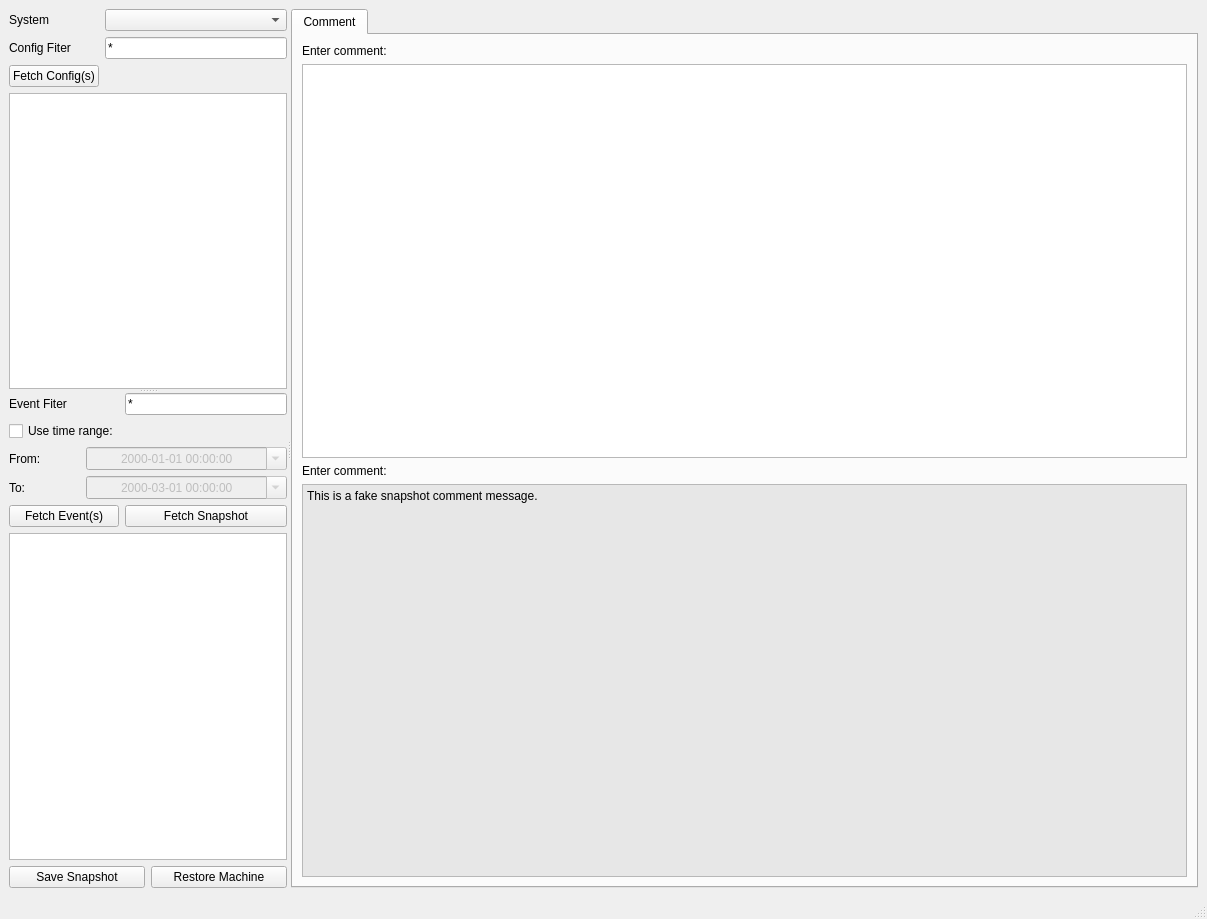
<?xml version="1.0" encoding="UTF-8"?>
<ui version="4.0">
 <class>masar</class>
 <widget class="QMainWindow" name="masar">
  <property name="geometry">
   <rect>
    <x>0</x>
    <y>0</y>
    <width>1207</width>
    <height>919</height>
   </rect>
  </property>
  <property name="windowTitle">
   <string>MASAR Viewer</string>
  </property>
  <widget class="QWidget" name="mainwidget">
   <layout class="QVBoxLayout" name="verticalLayout_4">
    <item>
     <widget class="QSplitter" name="mainSplitter">
      <property name="sizePolicy">
       <sizepolicy hsizetype="Expanding" vsizetype="Preferred">
        <horstretch>0</horstretch>
        <verstretch>0</verstretch>
       </sizepolicy>
      </property>
      <property name="orientation">
       <enum>Qt::Horizontal</enum>
      </property>
      <widget class="QSplitter" name="configEventSplitter">
       <property name="sizePolicy">
        <sizepolicy hsizetype="Preferred" vsizetype="Expanding">
         <horstretch>1</horstretch>
         <verstretch>0</verstretch>
        </sizepolicy>
       </property>
       <property name="orientation">
        <enum>Qt::Vertical</enum>
       </property>
       <widget class="QWidget" name="layoutWidget">
        <layout class="QVBoxLayout" name="configVerticalLayout">
         <item>
          <layout class="QGridLayout" name="configGridLayout">
           <item row="0" column="0">
            <widget class="QLabel" name="systemLabel">
             <property name="text">
              <string>System</string>
             </property>
            </widget>
           </item>
           <item row="0" column="1">
            <widget class="QComboBox" name="systemCombox">
             <property name="currentIndex">
              <number>-1</number>
             </property>
            </widget>
           </item>
           <item row="1" column="0">
            <widget class="QLabel" name="configFilterLabel">
             <property name="text">
              <string>Config Fiter</string>
             </property>
            </widget>
           </item>
           <item row="1" column="1">
            <widget class="QLineEdit" name="configFilterLineEdit">
             <property name="text">
              <string>*</string>
             </property>
            </widget>
           </item>
           <item row="2" column="0">
            <widget class="QPushButton" name="fetchConfigButton">
             <property name="text">
              <string>Fetch Config(s)</string>
             </property>
            </widget>
           </item>
           <item row="3" column="0" colspan="2">
            <widget class="QTableWidget" name="configTableWidget">
             <property name="selectionMode">
              <enum>QAbstractItemView::ExtendedSelection</enum>
             </property>
             <property name="selectionBehavior">
              <enum>QAbstractItemView::SelectRows</enum>
             </property>
             <property name="sortingEnabled">
              <bool>true</bool>
             </property>
            </widget>
           </item>
          </layout>
         </item>
        </layout>
       </widget>
       <widget class="QWidget" name="layoutWidget">
        <layout class="QVBoxLayout" name="eventVerticalLayout">
         <item>
          <layout class="QGridLayout" name="eventGridLayout">
           <item row="0" column="0" colspan="3">
            <widget class="QLabel" name="eventFilterLabel">
             <property name="text">
              <string>Event Fiter</string>
             </property>
            </widget>
           </item>
           <item row="0" column="3">
            <widget class="QLineEdit" name="eventFilterLineEdit">
             <property name="text">
              <string>*</string>
             </property>
            </widget>
           </item>
           <item row="1" column="0" colspan="3">
            <widget class="QCheckBox" name="timeRangeCheckBox">
             <property name="text">
              <string>Use time range:</string>
             </property>
            </widget>
           </item>
           <item row="2" column="0">
            <widget class="QLabel" name="eventStartLabel">
             <property name="text">
              <string>From:</string>
             </property>
            </widget>
           </item>
           <item row="2" column="2" colspan="2">
            <widget class="QDateTimeEdit" name="eventStartDateTime">
             <property name="enabled">
              <bool>false</bool>
             </property>
             <property name="alignment">
              <set>Qt::AlignCenter</set>
             </property>
             <property name="readOnly">
              <bool>false</bool>
             </property>
             <property name="displayFormat">
              <string>yyyy-MM-dd hh:mm:ss</string>
             </property>
             <property name="calendarPopup">
              <bool>true</bool>
             </property>
            </widget>
           </item>
           <item row="3" column="0">
            <widget class="QLabel" name="eventEndLabel">
             <property name="text">
              <string>To:</string>
             </property>
            </widget>
           </item>
           <item row="4" column="0" colspan="3">
            <widget class="QPushButton" name="fetchEventButton">
             <property name="text">
              <string>Fetch Event(s)</string>
             </property>
            </widget>
           </item>
           <item row="3" column="2" colspan="2">
            <widget class="QDateTimeEdit" name="eventEndDateTime">
             <property name="enabled">
              <bool>false</bool>
             </property>
             <property name="alignment">
              <set>Qt::AlignCenter</set>
             </property>
             <property name="readOnly">
              <bool>false</bool>
             </property>
             <property name="dateTime">
              <datetime>
               <hour>0</hour>
               <minute>0</minute>
               <second>0</second>
               <year>2000</year>
               <month>3</month>
               <day>1</day>
              </datetime>
             </property>
             <property name="displayFormat">
              <string>yyyy-MM-dd hh:mm:ss</string>
             </property>
             <property name="calendarPopup">
              <bool>true</bool>
             </property>
            </widget>
           </item>
           <item row="4" column="3">
            <widget class="QPushButton" name="fetchSnapshotButton">
             <property name="text">
              <string>Fetch Snapshot</string>
             </property>
            </widget>
           </item>
          </layout>
         </item>
         <item>
          <widget class="QTableWidget" name="eventTableWidget">
           <property name="selectionMode">
            <enum>QAbstractItemView::ExtendedSelection</enum>
           </property>
           <property name="selectionBehavior">
            <enum>QAbstractItemView::SelectRows</enum>
           </property>
           <property name="sortingEnabled">
            <bool>true</bool>
           </property>
          </widget>
         </item>
         <item>
          <layout class="QHBoxLayout" name="snapshotHorizontalLayout">
           <item>
            <widget class="QPushButton" name="saveSnapshotButton">
             <property name="text">
              <string>Save Snapshot</string>
             </property>
            </widget>
           </item>
           <item>
            <widget class="QPushButton" name="restoreMachineButton">
             <property name="text">
              <string>Restore Machine</string>
             </property>
            </widget>
           </item>
          </layout>
         </item>
        </layout>
       </widget>
      </widget>
      <widget class="QTabWidget" name="snapshotTabWidget">
       <property name="sizePolicy">
        <sizepolicy hsizetype="Expanding" vsizetype="Expanding">
         <horstretch>3</horstretch>
         <verstretch>0</verstretch>
        </sizepolicy>
       </property>
       <property name="currentIndex">
        <number>0</number>
       </property>
       <widget class="QWidget" name="commentTab">
        <attribute name="title">
         <string>Comment</string>
        </attribute>
        <layout class="QVBoxLayout" name="commentTabWindowLayout">
         <item>
          <widget class="QLabel" name="commentInputLabel">
           <property name="text">
            <string>Enter comment:</string>
           </property>
          </widget>
         </item>
         <item>
          <widget class="QPlainTextEdit" name="commentInputTextEdit"/>
         </item>
         <item>
          <widget class="QLabel" name="currentCommentLabel">
           <property name="text">
            <string>Enter comment:</string>
           </property>
          </widget>
         </item>
         <item>
          <widget class="QPlainTextEdit" name="currentCommentText">
           <property name="palette">
            <palette>
             <active>
              <colorrole role="Base">
               <brush brushstyle="SolidPattern">
                <color alpha="255">
                 <red>231</red>
                 <green>231</green>
                 <blue>231</blue>
                </color>
               </brush>
              </colorrole>
             </active>
             <inactive>
              <colorrole role="Base">
               <brush brushstyle="SolidPattern">
                <color alpha="255">
                 <red>231</red>
                 <green>231</green>
                 <blue>231</blue>
                </color>
               </brush>
              </colorrole>
             </inactive>
             <disabled>
              <colorrole role="Base">
               <brush brushstyle="SolidPattern">
                <color alpha="255">
                 <red>255</red>
                 <green>255</green>
                 <blue>255</blue>
                </color>
               </brush>
              </colorrole>
             </disabled>
            </palette>
           </property>
           <property name="autoFillBackground">
            <bool>true</bool>
           </property>
           <property name="readOnly">
            <bool>true</bool>
           </property>
           <property name="plainText">
            <string>This is a fake snapshot comment message.</string>
           </property>
           <property name="backgroundVisible">
            <bool>false</bool>
           </property>
          </widget>
         </item>
        </layout>
       </widget>
      </widget>
     </widget>
    </item>
   </layout>
  </widget>
  <widget class="QMenuBar" name="menubar">
   <property name="geometry">
    <rect>
     <x>0</x>
     <y>0</y>
     <width>1207</width>
     <height>22</height>
    </rect>
   </property>
  </widget>
  <widget class="QStatusBar" name="statusbar"/>
 </widget>
 <resources/>
 <connections>
  <connection>
   <sender>systemCombox</sender>
   <signal>currentIndexChanged(QString)</signal>
   <receiver>masar</receiver>
   <slot>systemComboxChanged(QString)</slot>
   <hints>
    <hint type="sourcelabel">
     <x>20</x>
     <y>20</y>
    </hint>
    <hint type="destinationlabel">
     <x>20</x>
     <y>20</y>
    </hint>
   </hints>
  </connection>
  <connection>
   <sender>configFilterLineEdit</sender>
   <signal>returnPressed()</signal>
   <receiver>masar</receiver>
   <slot>configFilterChanged()</slot>
   <hints>
    <hint type="sourcelabel">
     <x>20</x>
     <y>20</y>
    </hint>
    <hint type="destinationlabel">
     <x>20</x>
     <y>20</y>
    </hint>
   </hints>
  </connection>
  <connection>
   <sender>fetchConfigButton</sender>
   <signal>clicked()</signal>
   <receiver>masar</receiver>
   <slot>fetchConfigAction()</slot>
   <hints>
    <hint type="sourcelabel">
     <x>20</x>
     <y>20</y>
    </hint>
    <hint type="destinationlabel">
     <x>20</x>
     <y>20</y>
    </hint>
   </hints>
  </connection>
  <connection>
   <sender>saveSnapshotButton</sender>
   <signal>clicked()</signal>
   <receiver>masar</receiver>
   <slot>saveSnapshotAction()</slot>
   <hints>
    <hint type="sourcelabel">
     <x>20</x>
     <y>20</y>
    </hint>
    <hint type="destinationlabel">
     <x>20</x>
     <y>20</y>
    </hint>
   </hints>
  </connection>
  <connection>
   <sender>eventFilterLineEdit</sender>
   <signal>returnPressed()</signal>
   <receiver>masar</receiver>
   <slot>eventFilterChanged()</slot>
   <hints>
    <hint type="sourcelabel">
     <x>20</x>
     <y>20</y>
    </hint>
    <hint type="destinationlabel">
     <x>20</x>
     <y>20</y>
    </hint>
   </hints>
  </connection>
  <connection>
   <sender>timeRangeCheckBox</sender>
   <signal>stateChanged(int)</signal>
   <receiver>masar</receiver>
   <slot>useTimeRange()</slot>
   <hints>
    <hint type="sourcelabel">
     <x>20</x>
     <y>20</y>
    </hint>
    <hint type="destinationlabel">
     <x>20</x>
     <y>20</y>
    </hint>
   </hints>
  </connection>
  <connection>
   <sender>fetchEventButton</sender>
   <signal>clicked(void)</signal>
   <receiver>masar</receiver>
   <slot>fetchEventAction()</slot>
   <hints>
    <hint type="sourcelabel">
     <x>20</x>
     <y>20</y>
    </hint>
    <hint type="destinationlabel">
     <x>20</x>
     <y>20</y>
    </hint>
   </hints>
  </connection>
  <connection>
   <sender>fetchSnapshotButton</sender>
   <signal>clicked(void)</signal>
   <receiver>masar</receiver>
   <slot>retrieveSnapshot()</slot>
   <hints>
    <hint type="sourcelabel">
     <x>20</x>
     <y>20</y>
    </hint>
    <hint type="destinationlabel">
     <x>20</x>
     <y>20</y>
    </hint>
   </hints>
  </connection>
  <connection>
   <sender>restoreMachineButton</sender>
   <signal>clicked(void)</signal>
   <receiver>masar</receiver>
   <slot>restoreSnapshotAction()</slot>
   <hints>
    <hint type="sourcelabel">
     <x>20</x>
     <y>20</y>
    </hint>
    <hint type="destinationlabel">
     <x>20</x>
     <y>20</y>
    </hint>
   </hints>
  </connection>
 </connections>
 <slots>
  <slot>systemComboxChanged(QString)</slot>
  <slot>configFilterChanged()</slot>
  <slot>fetchConfigAction()</slot>
  <slot>saveSnapshotAction()</slot>
  <slot>eventFilterChanged()</slot>
  <slot>useTimeRange()</slot>
  <slot>fetchEventAction()</slot>
  <slot>retrieveSnapshot()</slot>
  <slot>restoreSnapshotAction()</slot>
 </slots>
</ui>
